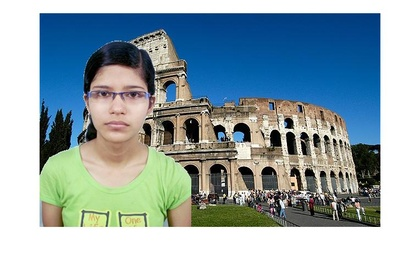
%> input picture assignment3/chromakey.jpg, 420 x 255 px, shrunk from 764 x 463 before the run
$ octave --eval "result = translate;"   (GNU Octave 9; MATLAB toolbox functions it lacks are replaced by stand-ins)
%> lines starting %> are read from the running program, lines starting %| are printed output that depends on the picture


function out = translate()
    close all;
  im = imread('chromakey.jpg');
%> im is the input picture: size 255x420x3 uint8; mean R, G, B 143, 162.4, 168.9
    figure;
    imshow(im);
    a = 20;
    b = 25;
    im = rgb2gray(im);
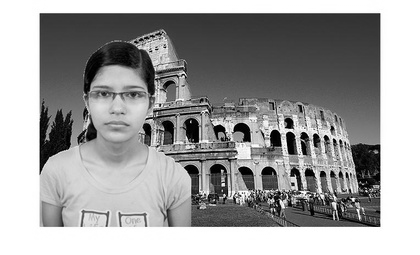
%> im: size 255x420 uint8; min 0, max 255, mean 157.4

    out = zeros(size(im));
    for i = 1:size(im,1)-a
        for j = 1:size(im,2)-b
            out(i+a,j+b) = im(i,j);
        end
    end
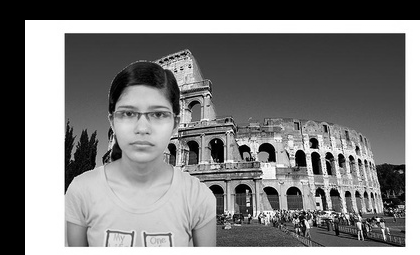
%> out: size 255x420 double; min 0, max 255, mean 123.4

    figure;
    imshow(mat2gray(out));
end

function scale()

    im = imread('chromakey.jpg');
    figure;
    imshow(im);
    x = 2;
    y = 1.5;
    sc = [x 0; 0 y];
    im = rgb2gray(im);
    out = sc * im
end
